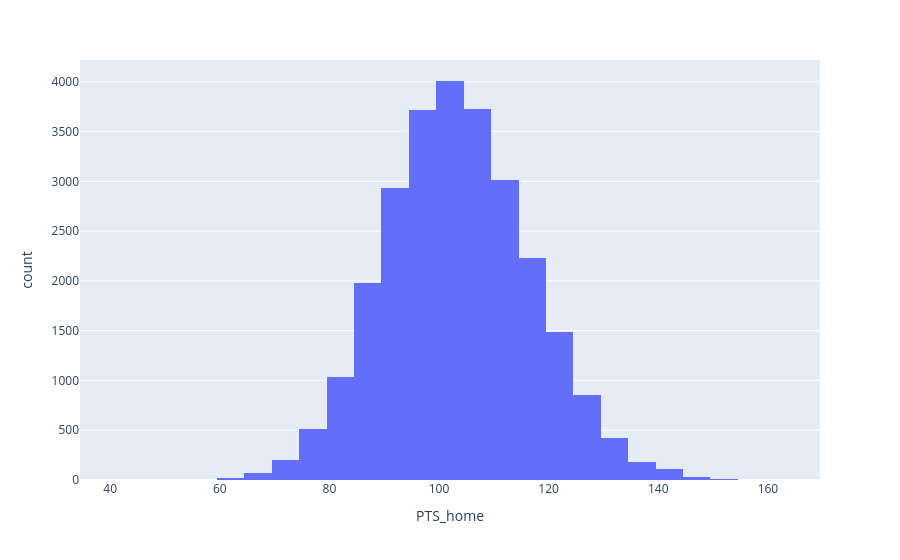

Notebook code cell kept with this figure:
### Code cell
px.histogram(df, x='PTS_home', nbins=50)

### Figure 1 — Plotly figure (JSON) as saved in the notebook; plotly's stock layout.template omitted (floating-point values rounded to 4 significant figures; data arrays with more than 128 entries replaced by an {"elided": "..."} marker saying what was removed)
{"data": [{"bingroup": "x", "hovertemplate": "PTS_home=%{x}<br>count=%{y}<extra></extra>", "legendgroup": "", "marker": {"color": "#636efa", "pattern": {"shape": ""}}, "name": "", "nbinsx": 50, "orientation": "v", "showlegend": false, "type": "histogram", "x": {"elided": "26552 float values"}, "xaxis": "x", "yaxis": "y"}], "layout": {"barmode": "relative", "legend": {"tracegroupgap": 0}, "margin": {"t": 60}, "xaxis": {"anchor": "y", "domain": [0, 1], "title": {"text": "PTS_home"}}, "yaxis": {"anchor": "x", "domain": [0, 1], "title": {"text": "count"}}}}
